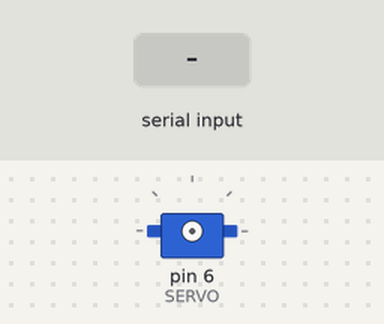
The sketch below on a simulated Arduino Uno, built with avr-gcc and run on an emulated ATmega328P. Shown: servo. The inputs (shaded band) are chosen by the test bench.

Above: at 2.7 s.
2.8 s: "w" received over Serial
4.3 s: "s" received over Serial
At 5.5 s:
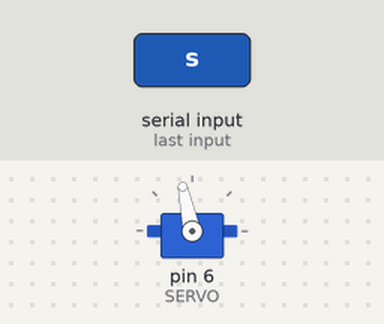
5.8 s: "W" received over Serial
At 6.7 s:
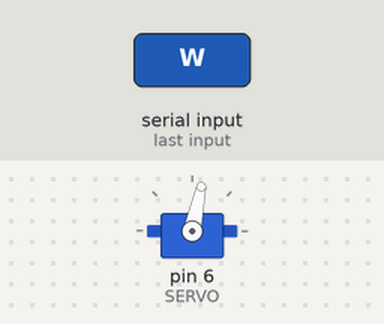
7.3 s: "S" received over Serial
At 7.8 s:
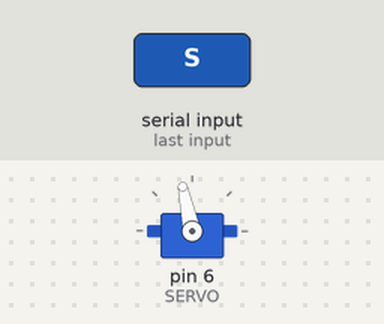
Timing chart, 0 to 9.8 s (numbered marks = the images above; inputs shaded):
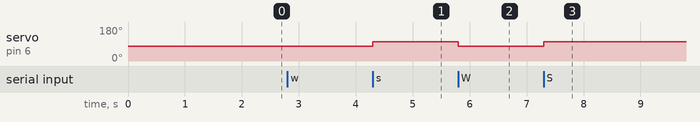

Measured:
- after the input at 4.3 s, servo on pin 6 (SERVO): 78° → 102° at once
- after the input at 5.8 s, servo on pin 6 (SERVO): 102° → 78° at once
- after the input at 7.3 s, servo on pin 6 (SERVO): 78° → 102° at once

The sketch:

continous_rotation_servo.ino
```cpp
#include <Servo.h>
#define SERVO 6

Servo myservo;
char rxChar = 0;

void setup() {
  Serial.begin(9600);
  Serial.flush();
}

void loop() {
  if (Serial.available() > 0) {
    rxChar = Serial.read();
    Serial.flush();

    switch (rxChar) {
      case 'w':
      case 'W':
        myservo.attach(SERVO);
        myservo.write(78);
        delay(500);
        myservo.detach();
        break;

      case 's':
      case 'S':
        myservo.attach(SERVO);
        myservo.write(102);
        delay(500);
        myservo.detach();
        break;

      default:
        Serial.print("'");
        Serial.print((char)rxChar);
        Serial.println("' is not a command!");
    }
  }
}
```
